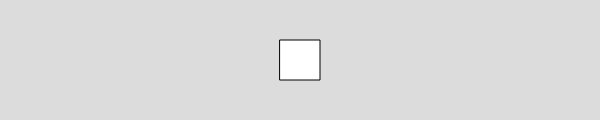
Frame 1 (no input)
Frame 60 (no input): identical to frame 1, image omitted
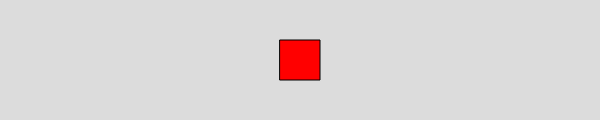
Frame 120 (the mouse pressed at the canvas centre since frame 60)

The p5.js sketch that drew these frames (run headless with seeded random() and noise() and a simulated clock; from frame 60 on, the mouse is pressed at the canvas centre):

// p5.js sketch
// ── sketch.js
function setup() {
  createCanvas(600, 120);
}

function draw() {
	background(220);
    rectMode(CENTER);

    //If mouseX is in between width/2 - half of the rect
    //width/2 + half of the rect, draw a red fill
    if ((mouseX  > width/2 - 20) && (mouseX < width/2 + 20) && (mouseY > height / 2 - 20) && (mouseY < height/2 + 20)){
        fill(255,0,0);
    }
    else{
        fill(255);
    }
    rect(width/2, height/2, 40,40);
}
